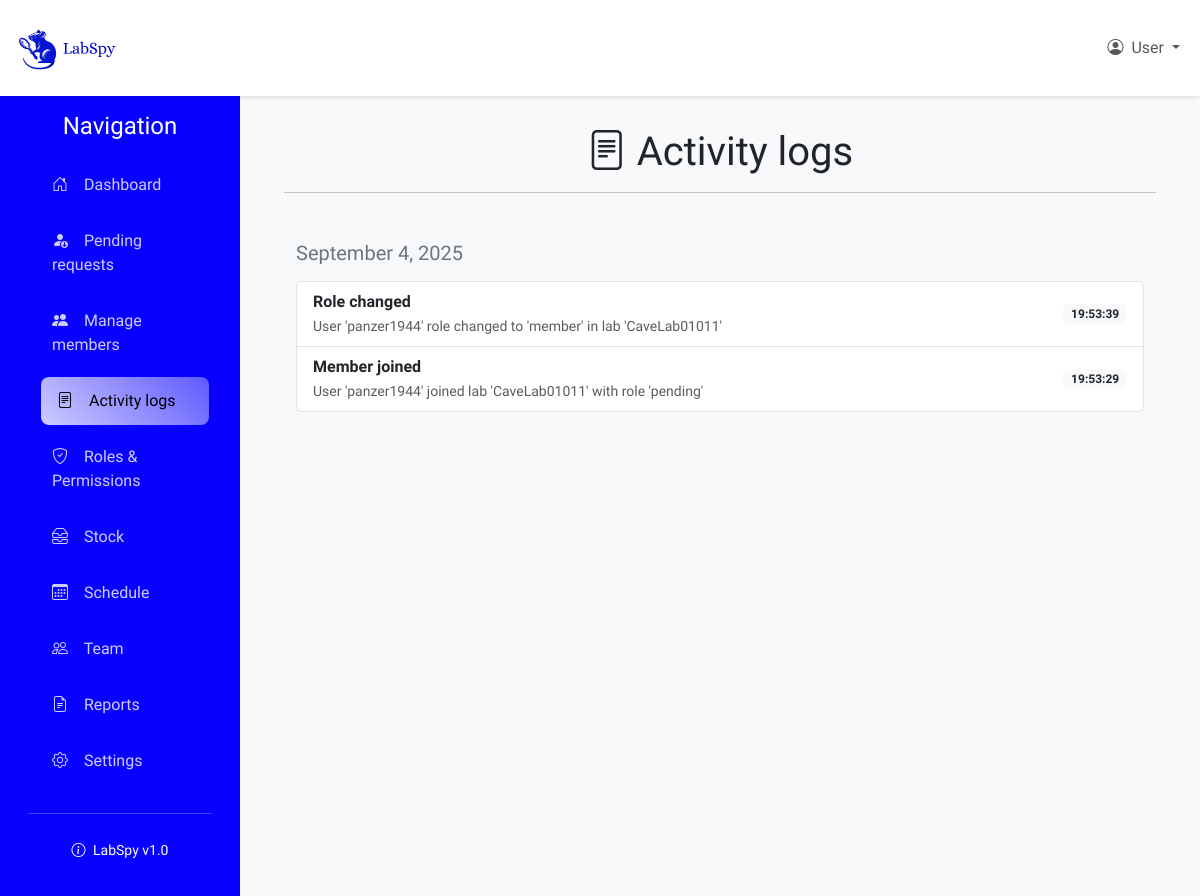
The app's page /labspaces/lab/E5PW8A/activity_logs/ (signed in), older data.
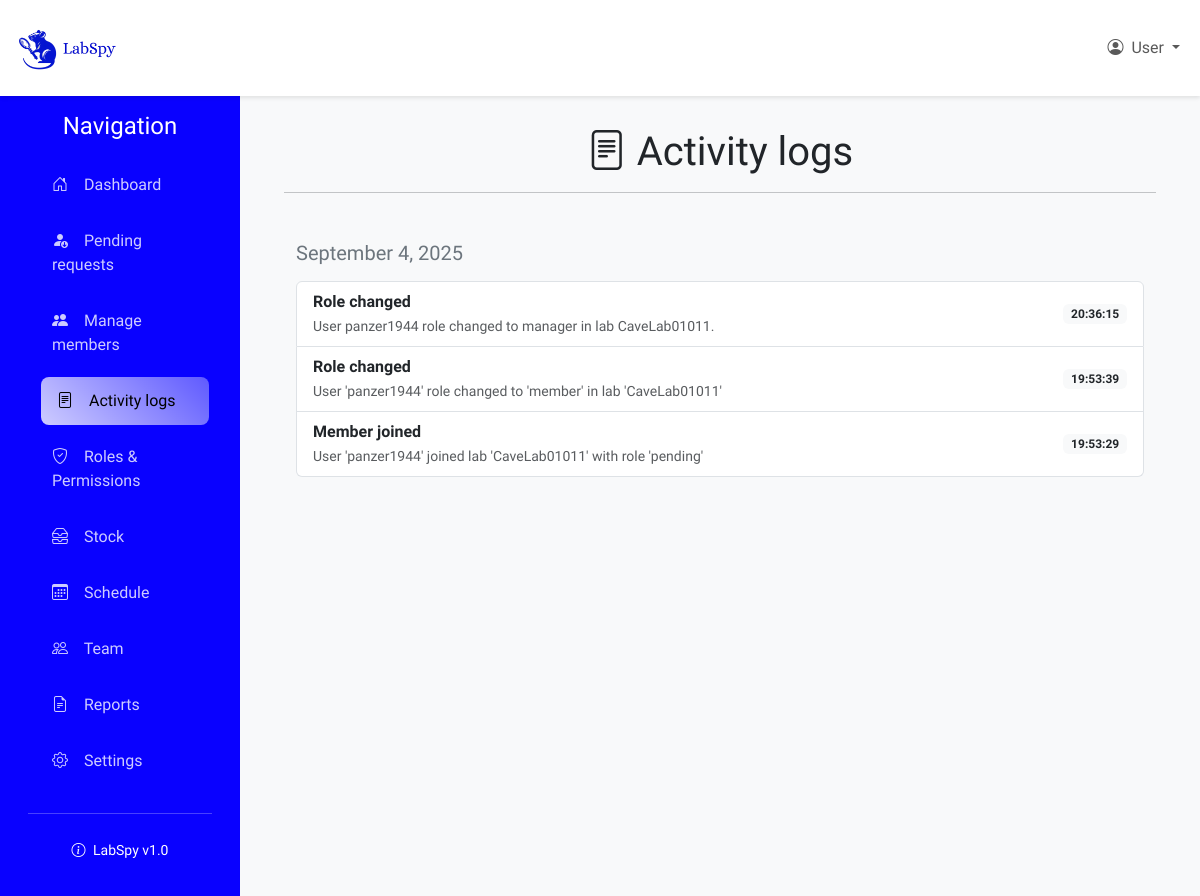
The same page, newer data.
### labspaces/models.py (models this page shows, shortened)
class LabLog(models.Model):
    lab = models.ForeignKey(Lab, on_delete=models.CASCADE)
    user = models.ForeignKey(CustomUser, null=True, blank=True, on_delete=models.SET_NULL)
    action = models.CharField(max_length=255)
    details = models.TextField(blank=True)
    timestamp = models.DateTimeField(auto_now_add=True)
    class Meta:
        ordering = ['-timestamp']

### labspaces/views.py (the view)
# urls.py: path('lab/<str:code>/activity_logs/', views.activity_logs, name='activity_logs'),
@login_required
def activity_logs(request, code):
    if not is_lab_admin(request.user, code):
        return HttpResponseForbidden("You are not authorized to perform this action")
    try:
        logs = LabLog.objects.filter(lab__code=code)
    except Exception as e:
        print(f"Logs query failed {e}")
        logs = []
    return render(request, "labspaces/activity_logs.html", {'logs': logs})

### labspaces/context_processors.py (called while the page is built)
def lab_admin_status(request):
    context = {'user_is_admin': False, 'current_lab': None}
    if request.user.is_authenticated:
        try:
            lab_code = get_lab_code_from_url(request)
            if lab_code != "":
                try:
                    lab = Lab.objects.get(code=lab_code)
                    owner_role = Role.objects.get(name='owner', is_default=True, lab__isnull=True)
                    is_admin = LabMembership.objects.filter(
                        lab=lab,
                        user=request.user,
                        role=owner_role
                    ).exists()
                    if is_admin:
                        context['user_is_admin'] = True
                        context['current_lab'] = lab
                except Lab.DoesNotExist:
                    pass
        except Exception as e:
            pass
    return context

### labspaces/util.py (called while the page is built)
def get_lab_code_from_url(request):
    lab_code = ""
    if request.user.is_authenticated:
        resolved = resolve(request.path)
        if 'code' in resolved.kwargs:
            lab_code = resolved.kwargs['code']
    return lab_code

### labspaces/templates/labspaces/activity_logs.html (shortened to what this page needs)
{% extends "labspaces/lab_layout.html" %}
{% block content %}
<h1 class="text-center"><i class="bi bi-file-text"></i> Activity logs</h1>
<hr>
<div class="container mt-4" style="max-height: 500px; overflow-y: auto;">
    {% if logs %}
        {% regroup logs by timestamp.date as logs_by_day %}
        {% for day in logs_by_day %}
            <h5 class="mt-4 mb-3 text-secondary">
                {{ day.grouper|date:"F j, Y" }}
            </h5>
            <ul class="list-group mb-2">
                {% for log in day.list %}
                    <li class="list-group-item d-flex justify-content-between align-items-center">
                        <div>
                            <strong>{{ log.action }}</strong>
                            {% if log.details %}
                                <br>
                                <span class="text-muted small">{{ log.details }}</span>
                            {% endif %}
                        </div>
                        <span class="badge bg-light text-dark">
                            {{ log.timestamp|date:"H:i:s" }}
                        </span>
                    </li>
                {% empty %}
                    <li class="list-group-item">No logs for this day.</li>
                {% endfor %}
            </ul>
        {% endfor %}
    {% else %}
        <div class="alert alert-info">No activity logs found.</div>
    {% endif %}
</div>
{% endblock %}

Row changes from the older to the newer data that the page shows:
added LabLog: action "Role changed", details "User panzer1944 role changed to manager in lab CaveLab01011.", timestamp "20:36:15"
